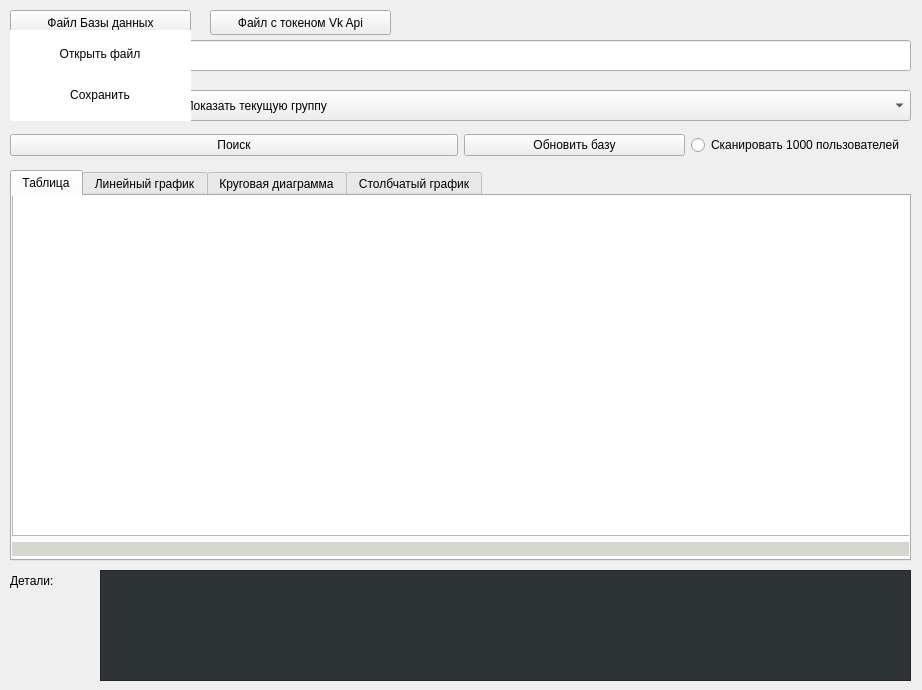
<?xml version="1.0" encoding="UTF-8"?>
<ui version="4.0">
 <class>Form</class>
 <widget class="QWidget" name="Form">
  <property name="geometry">
   <rect>
    <x>0</x>
    <y>0</y>
    <width>922</width>
    <height>690</height>
   </rect>
  </property>
  <property name="sizePolicy">
   <sizepolicy hsizetype="Fixed" vsizetype="Fixed">
    <horstretch>0</horstretch>
    <verstretch>0</verstretch>
   </sizepolicy>
  </property>
  <property name="minimumSize">
   <size>
    <width>922</width>
    <height>690</height>
   </size>
  </property>
  <property name="maximumSize">
   <size>
    <width>922</width>
    <height>690</height>
   </size>
  </property>
  <property name="windowTitle">
   <string>АПИГВ</string>
  </property>
  <widget class="QLabel" name="label_3">
   <property name="geometry">
    <rect>
     <x>10</x>
     <y>570</y>
     <width>71</width>
     <height>21</height>
    </rect>
   </property>
   <property name="text">
    <string>Детали:</string>
   </property>
  </widget>
  <widget class="QLabel" name="label_2">
   <property name="geometry">
    <rect>
     <x>10</x>
     <y>90</y>
     <width>141</width>
     <height>31</height>
    </rect>
   </property>
   <property name="text">
    <string>Категории анализа:</string>
   </property>
  </widget>
  <widget class="QComboBox" name="comboBox">
   <property name="geometry">
    <rect>
     <x>180</x>
     <y>90</y>
     <width>731</width>
     <height>31</height>
    </rect>
   </property>
   <property name="editable">
    <bool>false</bool>
   </property>
   <item>
    <property name="text">
     <string>Показать текущую группу</string>
    </property>
   </item>
   <item>
    <property name="text">
     <string>Пол</string>
    </property>
   </item>
   <item>
    <property name="text">
     <string>Возраст</string>
    </property>
   </item>
   <item>
    <property name="text">
     <string>Кол-во &quot;banned&quot;</string>
    </property>
   </item>
   <item>
    <property name="text">
     <string>Кол-во &quot;deleted&quot;</string>
    </property>
   </item>
  </widget>
  <widget class="QLineEdit" name="site">
   <property name="geometry">
    <rect>
     <x>180</x>
     <y>40</y>
     <width>731</width>
     <height>31</height>
    </rect>
   </property>
   <property name="readOnly">
    <bool>false</bool>
   </property>
  </widget>
  <widget class="QLabel" name="label">
   <property name="geometry">
    <rect>
     <x>10</x>
     <y>40</y>
     <width>161</width>
     <height>31</height>
    </rect>
   </property>
   <property name="text">
    <string>Ссылка на группу Вк:</string>
   </property>
  </widget>
  <widget class="QTabWidget" name="tabWidget">
   <property name="geometry">
    <rect>
     <x>10</x>
     <y>170</y>
     <width>901</width>
     <height>391</height>
    </rect>
   </property>
   <property name="currentIndex">
    <number>0</number>
   </property>
   <widget class="QWidget" name="tab">
    <attribute name="title">
     <string>Таблица</string>
    </attribute>
    <widget class="QWidget" name="verticalLayoutWidget_2">
     <property name="geometry">
      <rect>
       <x>0</x>
       <y>-1</y>
       <width>901</width>
       <height>361</height>
      </rect>
     </property>
     <layout class="QVBoxLayout" name="verticalLayout_2">
      <item>
       <widget class="QTableWidget" name="tableWidget"/>
      </item>
      <item>
       <widget class="QLabel" name="l_count">
        <property name="styleSheet">
         <string notr="true">border-color: rgb(0, 0, 0);
gridline-color: rgb(0, 0, 0);
background-color: rgb(211, 215, 207);</string>
        </property>
        <property name="text">
         <string/>
        </property>
       </widget>
      </item>
     </layout>
    </widget>
   </widget>
   <widget class="QWidget" name="tab_3">
    <attribute name="title">
     <string>Линейный график</string>
    </attribute>
    <widget class="PlotWidget" name="graphicsView">
     <property name="geometry">
      <rect>
       <x>0</x>
       <y>0</y>
       <width>901</width>
       <height>361</height>
      </rect>
     </property>
    </widget>
    <widget class="QWidget" name="widget_2" native="true">
     <property name="geometry">
      <rect>
       <x>710</x>
       <y>0</y>
       <width>191</width>
       <height>71</height>
      </rect>
     </property>
     <property name="styleSheet">
      <string notr="true">background-color: rgb(211, 215, 207);</string>
     </property>
     <widget class="QWidget" name="gridLayoutWidget">
      <property name="geometry">
       <rect>
        <x>0</x>
        <y>0</y>
        <width>191</width>
        <height>71</height>
       </rect>
      </property>
      <layout class="QGridLayout" name="gridLayout">
       <item row="1" column="0">
        <widget class="QLabel" name="label_5">
         <property name="text">
          <string>Минимум:</string>
         </property>
        </widget>
       </item>
       <item row="1" column="1">
        <widget class="Line" name="line_2">
         <property name="styleSheet">
          <string notr="true">background-color: rgb(0, 0, 255);</string>
         </property>
         <property name="orientation">
          <enum>Qt::Horizontal</enum>
         </property>
        </widget>
       </item>
       <item row="0" column="2">
        <widget class="QLabel" name="maximum">
         <property name="text">
          <string/>
         </property>
        </widget>
       </item>
       <item row="1" column="2">
        <widget class="QLabel" name="minimum">
         <property name="text">
          <string/>
         </property>
        </widget>
       </item>
       <item row="0" column="1">
        <widget class="Line" name="line">
         <property name="styleSheet">
          <string notr="true">background-color: rgb(0, 255, 0);</string>
         </property>
         <property name="orientation">
          <enum>Qt::Horizontal</enum>
         </property>
        </widget>
       </item>
       <item row="0" column="0">
        <widget class="QLabel" name="label_4">
         <property name="text">
          <string>Максимум:</string>
         </property>
        </widget>
       </item>
      </layout>
     </widget>
    </widget>
    <widget class="QLabel" name="y_axis">
     <property name="geometry">
      <rect>
       <x>20</x>
       <y>0</y>
       <width>531</width>
       <height>17</height>
      </rect>
     </property>
     <property name="styleSheet">
      <string notr="true">color: rgb(186, 189, 182);</string>
     </property>
     <property name="text">
      <string/>
     </property>
    </widget>
    <widget class="QLabel" name="x_axis">
     <property name="geometry">
      <rect>
       <x>750</x>
       <y>300</y>
       <width>131</width>
       <height>20</height>
      </rect>
     </property>
     <property name="styleSheet">
      <string notr="true">color: rgb(186, 189, 182);</string>
     </property>
     <property name="text">
      <string/>
     </property>
    </widget>
   </widget>
   <widget class="QWidget" name="tab_2">
    <attribute name="title">
     <string>Круговая диаграмма</string>
    </attribute>
   </widget>
   <widget class="QWidget" name="tab_4">
    <attribute name="title">
     <string>Столбчатый график</string>
    </attribute>
   </widget>
  </widget>
  <widget class="QTextEdit" name="logs">
   <property name="geometry">
    <rect>
     <x>100</x>
     <y>570</y>
     <width>811</width>
     <height>111</height>
    </rect>
   </property>
   <property name="font">
    <font>
     <pointsize>8</pointsize>
    </font>
   </property>
   <property name="styleSheet">
    <string notr="true">background-color: rgb(46, 52, 54);
color: rgb(255, 255, 255);</string>
   </property>
  </widget>
  <widget class="QPushButton" name="btn_file_db">
   <property name="geometry">
    <rect>
     <x>10</x>
     <y>10</y>
     <width>181</width>
     <height>25</height>
    </rect>
   </property>
   <property name="text">
    <string>Файл Базы данных</string>
   </property>
  </widget>
  <widget class="QPushButton" name="btn_file_token">
   <property name="geometry">
    <rect>
     <x>210</x>
     <y>10</y>
     <width>181</width>
     <height>25</height>
    </rect>
   </property>
   <property name="text">
    <string>Файл с токеном Vk Api</string>
   </property>
  </widget>
  <widget class="QWidget" name="widget" native="true">
   <property name="enabled">
    <bool>true</bool>
   </property>
   <property name="geometry">
    <rect>
     <x>10</x>
     <y>30</y>
     <width>181</width>
     <height>91</height>
    </rect>
   </property>
   <property name="styleSheet">
    <string notr="true">background-color: rgb(255, 255, 255);</string>
   </property>
   <widget class="QWidget" name="verticalLayoutWidget">
    <property name="geometry">
     <rect>
      <x>0</x>
      <y>0</y>
      <width>180</width>
      <height>89</height>
     </rect>
    </property>
    <layout class="QVBoxLayout" name="verticalLayout">
     <item>
      <widget class="QPushButton" name="btn_open">
       <property name="font">
        <font>
         <kerning>false</kerning>
        </font>
       </property>
       <property name="text">
        <string>Открыть файл</string>
       </property>
       <property name="default">
        <bool>false</bool>
       </property>
       <property name="flat">
        <bool>true</bool>
       </property>
      </widget>
     </item>
     <item>
      <widget class="QPushButton" name="btn_save">
       <property name="text">
        <string>Сохранить</string>
       </property>
       <property name="flat">
        <bool>true</bool>
       </property>
      </widget>
     </item>
    </layout>
   </widget>
  </widget>
  <widget class="QWidget" name="horizontalLayoutWidget">
   <property name="geometry">
    <rect>
     <x>10</x>
     <y>130</y>
     <width>901</width>
     <height>31</height>
    </rect>
   </property>
   <layout class="QHBoxLayout" name="horizontalLayout">
    <item>
     <widget class="QPushButton" name="btn_search">
      <property name="enabled">
       <bool>true</bool>
      </property>
      <property name="text">
       <string>Поиск</string>
      </property>
     </widget>
    </item>
    <item>
     <layout class="QHBoxLayout" name="horizontalLayout_2">
      <item>
       <widget class="QPushButton" name="btn_update">
        <property name="text">
         <string>Обновить базу</string>
        </property>
       </widget>
      </item>
      <item>
       <widget class="QRadioButton" name="rbtn_one1k">
        <property name="text">
         <string>Сканировать 1000 пользователей</string>
        </property>
       </widget>
      </item>
     </layout>
    </item>
   </layout>
  </widget>
  <widget class="QLabel" name="status">
   <property name="geometry">
    <rect>
     <x>710</x>
     <y>160</y>
     <width>201</width>
     <height>31</height>
    </rect>
   </property>
   <property name="text">
    <string/>
   </property>
  </widget>
 </widget>
 <customwidgets>
  <customwidget>
   <class>PlotWidget</class>
   <extends>QGraphicsView</extends>
   <header>pyqtgraph</header>
  </customwidget>
 </customwidgets>
 <resources/>
 <connections/>
</ui>
